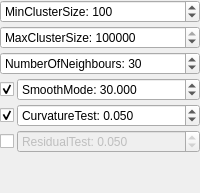
         <widget class="QWidget" name="RegionGrowing">
          <layout class="QVBoxLayout" name="verticalLayout_5">
           <property name="spacing">
            <number>3</number>
           </property>
           <property name="leftMargin">
            <number>0</number>
           </property>
           <property name="topMargin">
            <number>0</number>
           </property>
           <property name="rightMargin">
            <number>0</number>
           </property>
           <property name="bottomMargin">
            <number>0</number>
           </property>
           <item>
            <widget class="QSpinBox" name="spin_minclustersize">
             <property name="sizePolicy">
              <sizepolicy hsizetype="Ignored" vsizetype="Fixed">
               <horstretch>0</horstretch>
               <verstretch>0</verstretch>
              </sizepolicy>
             </property>
             <property name="maximumSize">
              <size>
               <width>16777215</width>
               <height>24</height>
              </size>
             </property>
             <property name="toolTip">
              <string>Set the minimum number of points that a cluster needs to contain in order to be considered valid.</string>
             </property>
             <property name="prefix">
              <string>MinClusterSize: </string>
             </property>
             <property name="maximum">
              <number>9999999</number>
             </property>
             <property name="value">
              <number>100</number>
             </property>
            </widget>
           </item>
           <item>
            <widget class="QSpinBox" name="spin_maxclustersize">
             <property name="sizePolicy">
              <sizepolicy hsizetype="Ignored" vsizetype="Fixed">
               <horstretch>0</horstretch>
               <verstretch>0</verstretch>
              </sizepolicy>
             </property>
             <property name="maximumSize">
              <size>
               <width>16777215</width>
               <height>24</height>
              </size>
             </property>
             <property name="toolTip">
              <string>Set the maximum number of points that a cluster needs to contain in order to be considered valid.</string>
             </property>
             <property name="prefix">
              <string>MaxClusterSize: </string>
             </property>
             <property name="maximum">
              <number>99999999</number>
             </property>
             <property name="value">
              <number>99999999</number>
             </property>
            </widget>
           </item>
           <item>
            <widget class="QSpinBox" name="spin_numofnei">
             <property name="sizePolicy">
              <sizepolicy hsizetype="Ignored" vsizetype="Fixed">
               <horstretch>0</horstretch>
               <verstretch>0</verstretch>
              </sizepolicy>
             </property>
             <property name="maximumSize">
              <size>
               <width>16777215</width>
               <height>24</height>
              </size>
             </property>
             <property name="toolTip">
              <string>&lt;html&gt;&lt;head/&gt;&lt;body&gt;&lt;p&gt;Allows to set the number of neighbours.&lt;/p&gt;&lt;/body&gt;&lt;/html&gt;</string>
             </property>
             <property name="prefix">
              <string>NumberOfNeighbours: </string>
             </property>
             <property name="maximum">
              <number>9999999</number>
             </property>
             <property name="value">
              <number>30</number>
             </property>
            </widget>
           </item>
           <item>
            <layout class="QHBoxLayout" name="horizontalLayout_14">
             <item>
              <widget class="QCheckBox" name="check_smoothmode">
               <property name="toolTip">
                <string>This function allows to turn on/off the smoothness constraint.</string>
               </property>
               <property name="text">
                <string/>
               </property>
               <property name="checked">
                <bool>true</bool>
               </property>
              </widget>
             </item>
             <item>
              <widget class="QDoubleSpinBox" name="dspin_smooth">
               <property name="sizePolicy">
                <sizepolicy hsizetype="Expanding" vsizetype="Fixed">
                 <horstretch>0</horstretch>
                 <verstretch>0</verstretch>
                </sizepolicy>
               </property>
               <property name="maximumSize">
                <size>
                 <width>16777215</width>
                 <height>24</height>
                </size>
               </property>
               <property name="toolTip">
                <string>Allows to set smoothness threshold used for testing the points.</string>
               </property>
               <property name="prefix">
                <string>SmoothMode: </string>
               </property>
               <property name="decimals">
                <number>3</number>
               </property>
               <property name="maximum">
                <double>9999.000000000000000</double>
               </property>
               <property name="value">
                <double>30.000000000000000</double>
               </property>
              </widget>
             </item>
            </layout>
           </item>
           <item>
            <layout class="QHBoxLayout" name="horizontalLayout_15">
             <item>
              <widget class="QCheckBox" name="check_curvaturetest">
               <property name="sizePolicy">
                <sizepolicy hsizetype="Minimum" vsizetype="Fixed">
                 <horstretch>0</horstretch>
                 <verstretch>0</verstretch>
                </sizepolicy>
               </property>
               <property name="toolTip">
                <string>&lt;html&gt;&lt;head/&gt;&lt;body&gt;&lt;p&gt;Allows to turn on/off the curvature test. Note that at least one test (residual or curvature) must be turned on. If you are turning curvature test off then residual test will be turned on automatically.&lt;/p&gt;&lt;/body&gt;&lt;/html&gt;</string>
               </property>
               <property name="text">
                <string/>
               </property>
               <property name="checked">
                <bool>true</bool>
               </property>
              </widget>
             </item>
             <item>
              <widget class="QDoubleSpinBox" name="dspin_curvature">
               <property name="sizePolicy">
                <sizepolicy hsizetype="Expanding" vsizetype="Fixed">
                 <horstretch>0</horstretch>
                 <verstretch>0</verstretch>
                </sizepolicy>
               </property>
               <property name="maximumSize">
                <size>
                 <width>16777215</width>
                 <height>24</height>
                </size>
               </property>
               <property name="toolTip">
                <string>Allows to set curvature threshold used for testing the points.</string>
               </property>
               <property name="prefix">
                <string>CurvatureTest: </string>
               </property>
               <property name="decimals">
                <number>3</number>
               </property>
               <property name="maximum">
                <double>9999.000000000000000</double>
               </property>
               <property name="value">
                <double>0.050000000000000</double>
               </property>
              </widget>
             </item>
            </layout>
           </item>
           <item>
            <layout class="QHBoxLayout" name="horizontalLayout_16">
             <item>
              <widget class="QCheckBox" name="check_residualtest">
               <property name="toolTip">
                <string>&lt;html&gt;&lt;head/&gt;&lt;body&gt;&lt;p&gt;Allows to turn on/off the residual test. Note that at least one test(residual or curvature) must be turned on. If you are turning residual test off then curvature test will be turned on automatically.&lt;/p&gt;&lt;/body&gt;&lt;/html&gt;</string>
               </property>
               <property name="text">
                <string/>
               </property>
              </widget>
             </item>
             <item>
              <widget class="QDoubleSpinBox" name="dspin_residual">
               <property name="enabled">
                <bool>false</bool>
               </property>
               <property name="sizePolicy">
                <sizepolicy hsizetype="Expanding" vsizetype="Fixed">
                 <horstretch>0</horstretch>
                 <verstretch>0</verstretch>
                </sizepolicy>
               </property>
               <property name="maximumSize">
                <size>
                 <width>16777215</width>
                 <height>24</height>
                </size>
               </property>
               <property name="toolTip">
                <string>&lt;html&gt;&lt;head/&gt;&lt;body&gt;&lt;p&gt;Allows to set residual threshold used for testing the points.&lt;/p&gt;&lt;/body&gt;&lt;/html&gt;</string>
               </property>
               <property name="prefix">
                <string>ResidualTest: </string>
               </property>
               <property name="decimals">
                <number>3</number>
               </property>
               <property name="maximum">
                <double>9999.000000000000000</double>
               </property>
               <property name="value">
                <double>0.050000000000000</double>
               </property>
              </widget>
             </item>
            </layout>
           </item>
           <item>
            <spacer name="verticalSpacer_5">
             <property name="orientation">
              <enum>Qt::Vertical</enum>
             </property>
             <property name="sizeHint" stdset="0">
              <size>
               <width>20</width>
               <height>40</height>
              </size>
             </property>
            </spacer>
           </item>
          </layout>
         </widget>
